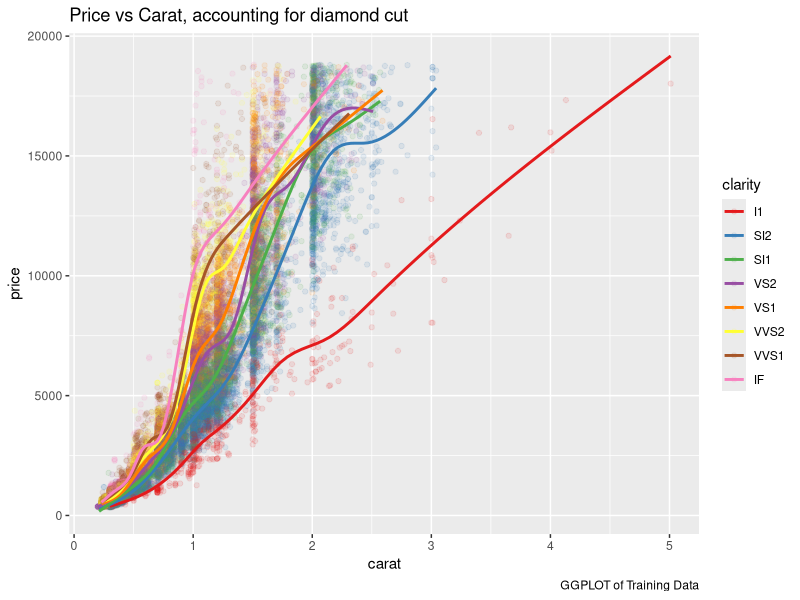
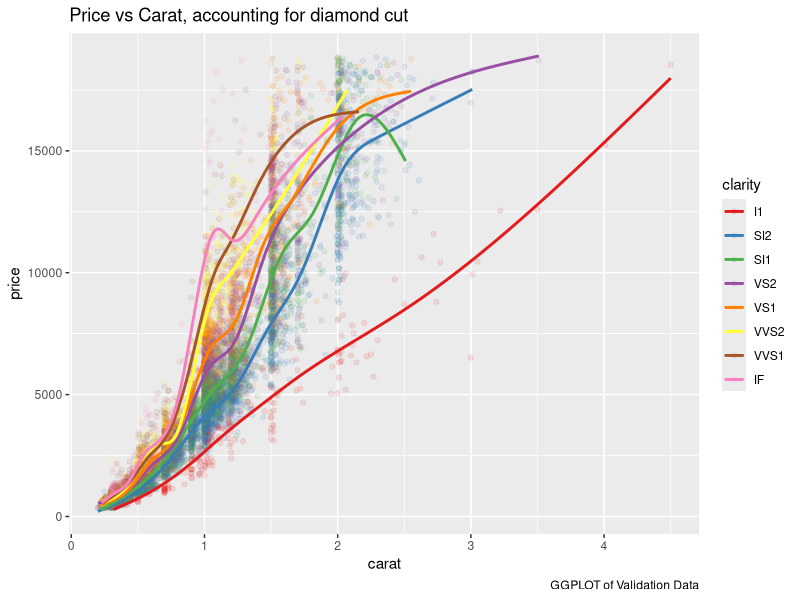

Source code (R) for these figures, in order:
#  Exercise2.R  short script for part of the Intro to GitHub example (Exercise2.R)
#  BUS212a - Spring 2019, Prof. Kamis
#  Modified by: Gloria Zheng

# create some basic graphs using the diamonds dataframe that is included 
#     with package ggplot2
# you should explore this script, and then edit the code as instructed at the end.
#

library(ggplot2)  # includes 'diamonds' dataframe. 
library(RColorBrewer)

str(diamonds)  
# examine the structure of the diamonds df

# our  goal is to model price as a function of other attributes.
# This script does some simple exploratory visualization, after dividing the 
# full data frame into training and test partitions.

#################
# Partition the data, as shown in Chapter 2
# use set.seed() to get the same partitions when re-running the R code.
set.seed(42)

## Start by randomly partitioning into training (70%) and validation (30%) datasets
# randomly sample 70% of the row IDs for training; the remaining 30% serve as a
# validation partition to compare with the training data
train.rows <- as.numeric(sample(rownames(diamonds), dim(diamonds)[1]*0.7))

# collect all the columns with training row ID into training set:
train.data <- diamonds[train.rows, ]

# assign row IDs that are not in the training partition to be in the validation partition
valid.rows <- as.numeric(setdiff(rownames(diamonds), train.rows))
valid.data <- diamonds[valid.rows, ]

## Now make plots based on the training and validation sets

p1 <- ggplot(train.data, aes(carat, price, color = clarity)) +
  geom_point(alpha = 0.10) +
  geom_smooth(se=FALSE) +
  scale_color_brewer(palette = "Set1") +
  labs(title = "Price vs Carat, accounting for diamond cut",
       caption = "GGPLOT of Training Data")
p1

p2 <- ggplot(valid.data, aes(carat, price, color = clarity)) +
  geom_point(alpha = 0.10) +
  geom_smooth(se=FALSE) +
  scale_color_brewer(palette = "Set1") +
  labs(title = "Price vs Carat, accounting for diamond cut",
       caption = "GGPLOT of Validation Data") 
p2

# Here we can compare the results of the two subsets. 

# 1. In line 3, add your name to "Modified by:  "
# 2. Change the size of the training set from 60% to 70%. Rerun the code is see how much of a difference that makes.
# 3. In both plots, change the categorical variable of interest from diamond color to diamond cut. Edit the plot titles.
# 4. Repeat 3. with the categorical variable of interest changed to diamond clarity.
# 5. Copy this R script to an Rmd script and include steps 1-4 in it. In your report, interpret your results and reflect upon your modeling process.
#
# After you finish modifying this code, save it, commit the changes, and then push the revised code back 
# to GitHub.